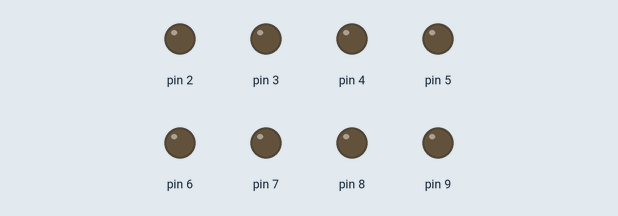
Simulated run of this sketch. Board: Arduino Uno, built with avr-gcc and run on an emulated ATmega328P. On the bench: output pins drawn as LEDs (lit = HIGH).

Above: at 0.08 s.
At 0.87 s:
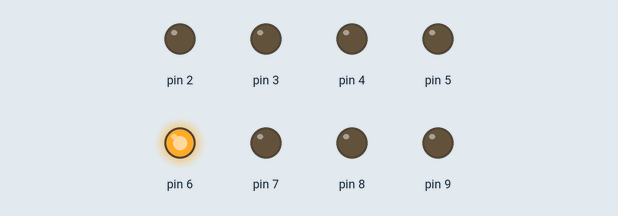
At 1.83 s:
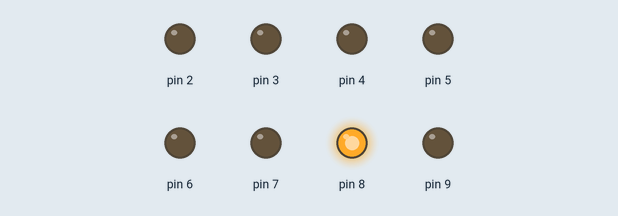
At 3.75 s:
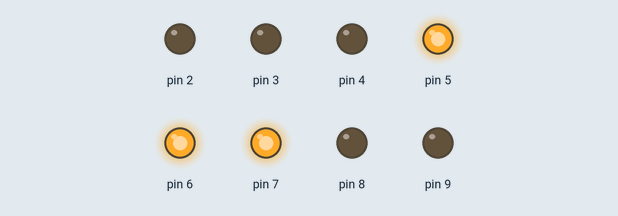
At 5.67 s:
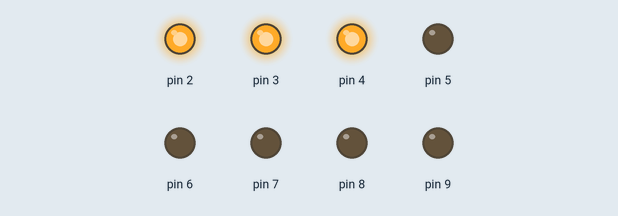
At 7.59 s:
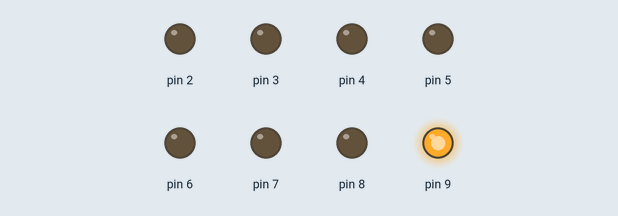
Timing chart, 0 to 7.9 s (numbered marks = the images above):
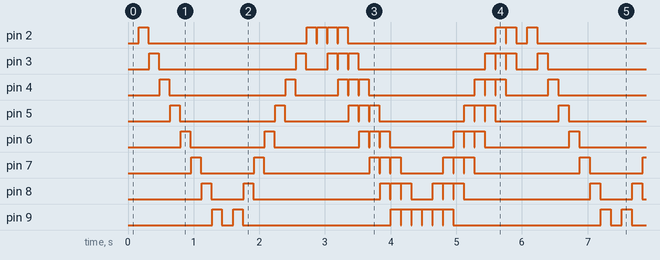

Measured:
- by itself, pin 9: repeats every 5.9 s: LOW 0.17 s, HIGH 0.15 s, LOW 2.3 s, 5 × (HIGH 0.15 s, LOW 0.01 s), HIGH 0.15 s, LOW 2.3 s, HIGH 0.15 s
- by itself, pin 2: repeats every 5.9 s: LOW 2.4 s, 3 × (HIGH 0.15 s, LOW 0.01 s), HIGH 0.15 s, LOW 2.3 s, HIGH 0.15 s, LOW 0.01 s, HIGH 0.15 s, LOW 0.17 s, HIGH 0.15 s
- by itself, pin 6: repeats every 5.9 s: LOW 1.1 s, HIGH 0.15 s, LOW 1.3 s, 2 × (HIGH 0.15 s, LOW 0.01 s), HIGH 0.15 s, LOW 0.97 s, 2 × (HIGH 0.15 s, LOW 0.01 s), HIGH 0.15 s, LOW 1.3 s, HIGH 0.15 s

The sketch:

Knight_Rider.ino
```cpp
int i;                      //Integer variable for Counter
void setup(){
  for (i=2;i<10;i++){       // Define Digital pin as OUTPUT Pin.
  pinMode(i,OUTPUT);
}
}
// Void setup ended _-_-_-_-_-_-_-_-_-_-_-_-_-_-_-_-_
void loop(){
 //In loop area  4 program will execute
 // first one , blink on one led each time starting from pin 2
  for(i=1;i<10;i++){
    digitalWrite(i,HIGH);
     delay(150);
    digitalWrite(i,LOW);
     delay(10);
}
//First program end

//******************************************************

// Second program , blink on one led each time starting from pin 9
for(i=10;i>1;i--){
    digitalWrite(i,HIGH);
     delay(150);
    digitalWrite(i,LOW);
     delay(10);
}
//Second program end

//******************************************************

// Third program , blink on 3 led each time starting from pin 1 and shifting
//it  LST FIRST
  for(i=1;i<11;i++){
    digitalWrite(i-1,HIGH);
    digitalWrite(i,HIGH);
     digitalWrite(i+1,HIGH);
     delay(150);
     digitalWrite(i-1,LOW);
    digitalWrite(i,LOW);
     digitalWrite(i+1,LOW);
     delay(10);
}
//Third program end

//******************************************************

// fourth program , blink on 3 led each time starting from pin 1 and shifting
//it  MSB FIRST
for(i=10;i>1;i--){
    digitalWrite(i-1,HIGH);
    digitalWrite(i,HIGH);
     digitalWrite(i+1,HIGH);
     delay(150);
     digitalWrite(i-1,LOW);
    digitalWrite(i,LOW);
     digitalWrite(i+1,LOW);
     delay(10);
}
}
//end and return to loop
```
